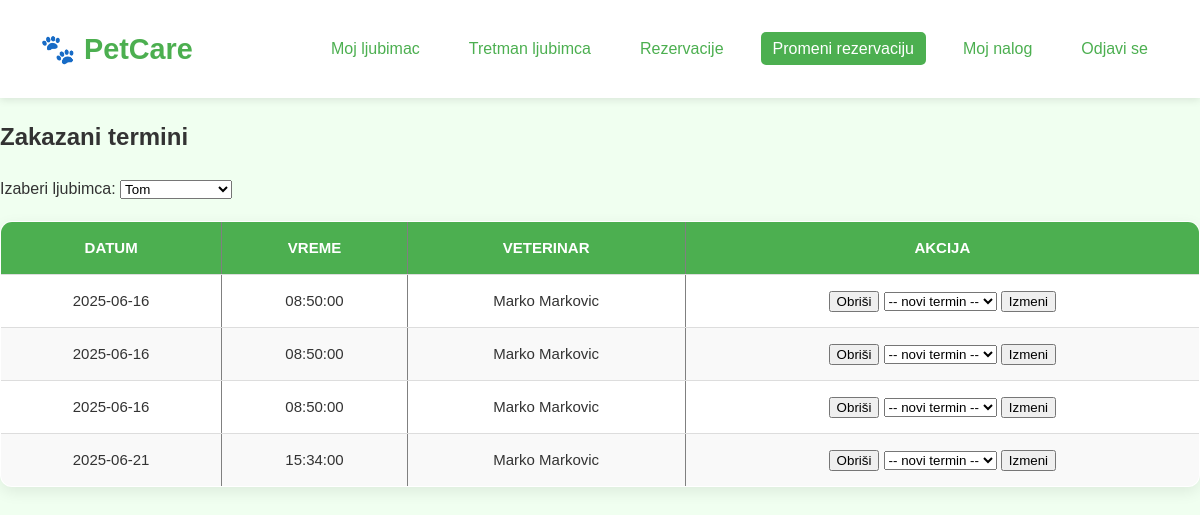
/change_reservation.php?pet_id=5 (signed in), run on an earlier commit of the app's database.
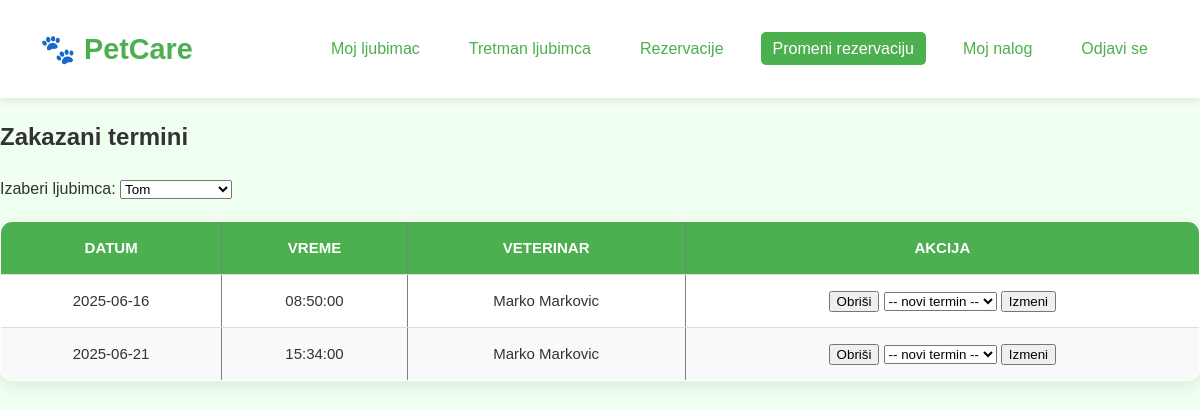
And on a later commit of the database.
### tables this page shows
CREATE TABLE `appointments` (
  `id` int(10) UNSIGNED NOT NULL,
  `pet_id` int(10) UNSIGNED NOT NULL,
  `veterinarian_id` int(10) UNSIGNED NOT NULL,
  `service_id` int(10) UNSIGNED NOT NULL,
  `appointment_date` datetime NOT NULL,
  `time_slot` time DEFAULT NULL,
  `status` enum('zakazano','obavljeno','otkazano') DEFAULT 'zakazano',
  `notes` text DEFAULT NULL,
  `created_at` datetime DEFAULT current_timestamp(),
  `reservation_code` varchar(100) DEFAULT NULL,
  `user_id` int(11) DEFAULT NULL,
  `schedule_id` int(11) DEFAULT NULL
);

### functions.php (called while the page is built, shortened)
<?php
function get_pets_by_user(PDO $pdo, int $user_id): array {
    $stmt = $pdo->prepare("
        SELECT p.* FROM pets p
        JOIN pet_owners po ON p.owner_id = po.id
        WHERE po.user_id = :user_id
    ");
    $stmt->execute([':user_id' => $user_id]);
    return $stmt->fetchAll(PDO::FETCH_ASSOC);
}
function get_appointments_for_pet(PDO $pdo, int $pet_id): array {
    $stmt = $pdo->prepare("
        SELECT a.*, CONCAT(u.first_name, ' ', u.last_name) AS vet_name
        FROM appointments a
        JOIN veterinarians v ON a.veterinarian_id = v.id
        JOIN users u ON v.user_id = u.id
        WHERE a.pet_id = ?
          AND a.status = 'zakazano'
        ORDER BY a.appointment_date, a.time_slot
    ");
    $stmt->execute([$pet_id]);
    return $stmt->fetchAll(PDO::FETCH_ASSOC);
}

### change_reservation.php (the view, shortened to what this page needs)
<?php
require_once 'functions.php';
$user_id = $_SESSION['user_id'] ?? null;
$pets = get_pets_by_user($pdo, $user_id);
$selectedPetId = $_GET['pet_id'] ?? '';
$petAppointments = $selectedPetId ? get_appointments_for_pet($pdo, $selectedPetId) : [];
?>
<!DOCTYPE html>
<html lang="sr">
<head>
    <link rel="stylesheet" href="css/css.css">
</head>
<body>
<header>
    <div class="logo">🐾 PetCare</div>
    <nav>
        <ul>
            <li><a href="pet_information.php">Moj ljubimac</a></li>
            <li><a href="pet_treatments.php">Tretman ljubimca</a></li>
            <li><a href="users_reservation.php">Rezervacije</a></li>
            <li><a href="change_reservation.php" class="active">Promeni rezervaciju</a></li>
            <li><a href="user_information.php">Moj nalog</a></li>
            <li><a href="logout.php">Odjavi se</a></li>
        </ul>
    </nav>
</header>
<h2>Zakazani termini</h2>
<form method="GET" action="">
    <label for="pet_id">Izaberi ljubimca:</label>
    <select name="pet_id" id="pet_id" onchange="this.form.submit()">
        <?php foreach ($pets as $pet): ?>
            <option value="<?= $pet['id'] ?>" <?= $pet['id'] == $selectedPetId ? 'selected' : '' ?>>
                <?= htmlspecialchars($pet['name']) ?>
            </option>
        <?php endforeach; ?>
    </select>
</form>
<?php if ($petAppointments): ?>
    <table border="1" cellpadding="5" cellspacing="0">
        <thead>
        <tr>
            <th>Datum</th>
            <th>Vreme</th>
            <th>Veterinar</th>
            <th>Akcija</th>
        </tr>
        </thead>
        <tbody>
        <?php foreach ($petAppointments as $appt): ?>
            <tr>
                <form method="POST">
                    <td><?= htmlspecialchars(date('Y-m-d', strtotime($appt['appointment_date']))) ?></td>
                    <td><?= htmlspecialchars($appt['time_slot']) ?></td>
                    <td><?= htmlspecialchars($appt['vet_name']) ?></td>
                    <td>
                        <button type="submit" name="action" value="delete" onclick="return confirm('Sigurno brišeš termin?')">Obriši</button>
                        <select name="new_slot_id">
                            <option value="">-- novi termin --</option>
                        </select>
                        <button type="submit" name="action" value="edit">Izmeni</button>
                    </td>
                </form>
            </tr>
        <?php endforeach; ?>
        </tbody>
    </table>
<?php else: ?>
    <p style="text-align: center;">Nema zakazanih termina za izabranog ljubimca.</p>
<?php endif; ?>
</body>
</html>

### css/css.css (style rules this page uses)
html, body { height: 100%; margin: 0; padding: 0; box-sizing: border-box; font-family: 'Segoe UI', sans-serif; }
body { display: flex; flex-direction: column; min-height: 100vh; background-color: #eaffea; color: #333; line-height: 1.6; }
a { text-decoration: none; color: #4caf50; }
header { background-color: #ffffff; padding: 20px 40px; display: flex; justify-content: space-between; align-items: center; box-shadow: 0 2px 8px rgba(0,0,0,0.1); position: sticky; top: 0; z-index: 999; }
.logo { font-size: 1.8rem; font-weight: bold; color: #4caf50; }
nav ul { list-style: none; display: flex; gap: 25px; }
nav ul li a { padding: 8px 12px; border-radius: 5px; transition: background 0.3s ease; }
nav ul li a:hover, nav ul li a.active { background-color: #4caf50; color: white; }
body { margin: 0; padding: 0; font-family: sans-serif; background: #f0fff0; }
table { width: 100%; border-collapse: collapse; border-radius: 12px; overflow: hidden; box-shadow: 0 5px 15px rgba(0, 0, 0, 0.08); background-color: white; margin-top: 20px; }
table th, table td { padding: 14px 18px; text-align: center; border-bottom: 1px solid #ddd; font-size: 15px; }
table th { background-color: #4caf50; color: white; font-weight: 600; text-transform: uppercase; }
table tr:nth-child(even) { background-color: #f9f9f9; }

What changed in the data, as far as the page shows it:
removed appointments: appointment_date "2025-06-16", time_slot "08:50:00", vet_name "Marko Markovic"
removed appointments: appointment_date "2025-06-16", time_slot "08:50:00", vet_name "Marko Markovic"
